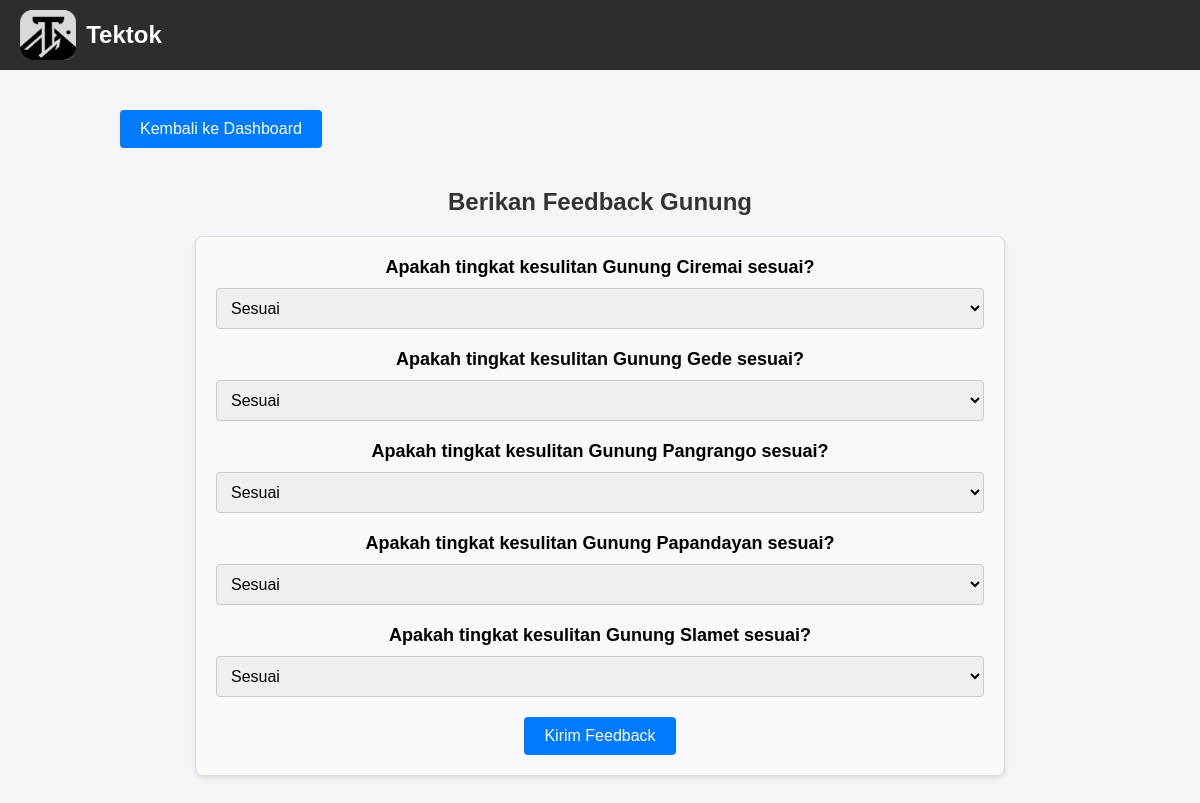
Page /preferences (signed in) on the committed database.
### app.py (models this page shows)
class Mountain(db.Model):
    id = db.Column(db.Integer, primary_key=True)
    name = db.Column(db.String(50), nullable=False)
    difficulty = db.Column(db.String(20), nullable=False)  # Level: Mudah, Sedang, Sulit
    votes = db.Column(db.Integer, default=0)  # Total evaluasi dari pengguna
    difficulty_score = db.Column(db.Float, default=0.0)  # Rata-rata skor evaluasi
    is_locked = db.Column(db.Boolean, default=False)  # True jika gunung tidak bisa diupdate

### app.py (the view, shortened to what this page needs)
@app.route('/preferences', methods=['GET', 'POST'])
@login_required
def preferences():
    mountains = Mountain.query.all()  # Ambil semua gunung dari database
    return render_template('preferences.html', mountains=mountains)

### app.py (called while the page is built)
@login_manager.user_loader
def load_user(user_id):
    return User.query.get(int(user_id))

### templates/preferences.html (shortened to what this page needs)
<!DOCTYPE html>
<html lang="en">
<head>
    <link rel="stylesheet" href="{{ url_for('static', filename='css/preferences.css') }}">
</head>
<body>
    <header>
        <img src="{{ url_for('static', filename='images/tektok_logo.png') }}" alt="Tektok Logo">
        <h1>Tektok</h1>
    </header>
    <div class="container">
        <a href="/dashboard" class="btn-back">Kembali ke Dashboard</a>
        <h2>Berikan Feedback Gunung</h2>
        <form method="POST" action="/preferences">
            {% for mountain in mountains %}
            <div>
                <label for="feedback_{{ mountain.id }}">
                    Apakah tingkat kesulitan {{ mountain.name }} sesuai?
                </label>
                <select name="feedback_{{ mountain.id }}" id="feedback_{{ mountain.id }}">
                    <option value="sesuai">Sesuai</option>
                </select>
            </div>
            {% endfor %}
            <button type="submit">Kirim Feedback</button>
        </form>
    </div>
</body>
</html>

### static/css/preferences.css (style rules this page uses)
header { background-color: #2d2d2d; color: white; padding: 10px 20px; display: flex; align-items: center; position: fixed; top: 0; left: 0; width: 100%; z-index: 1000; }
header img { height: 50px; margin-right: 10px; }
header h1 { font-size: 24px; font-weight: bold; color: white; text-shadow: none; margin: 0; padding: 0; }
form { margin: 20px auto; width: 80%; text-align: center; background-color: #f9f9f9; padding: 20px; border: 1px solid #ddd; border-radius: 8px; box-shadow: 0 2px 5px rgba(0, 0, 0, 0.1); }
form label { display: block; margin-bottom: 10px; font-weight: bold; font-size: 18px; }
form select { padding: 10px; width: 100%; margin-bottom: 20px; border: 1px solid #ccc; border-radius: 4px; font-size: 16px; }
form button { padding: 10px 20px; font-size: 16px; background-color: #007BFF; color: white; border: none; border-radius: 4px; cursor: pointer; }
h2 { text-align: center; color: #333; }
.container { width: 80%; margin: 0 auto; padding: 20px; }
body { margin: 0; padding: 0; padding-top: 70px; background-color: #f4f4f9; font-family: Arial, sans-serif; }
.btn-back { display: inline-block; margin: 20px 0; padding: 10px 20px; font-size: 16px; color: white; background-color: #007BFF; text-decoration: none; border-radius: 4px; border: none; text-align: center; }

### rows in the picture
Mountain: name "Gunung Ciremai", id "Sesuai"
Mountain: name "Gunung Gede", id "Sesuai"
Mountain: name "Gunung Pangrango", id "Sesuai"
Mountain: name "Gunung Papandayan", id "Sesuai"
Mountain: name "Gunung Slamet", id "Sesuai"
